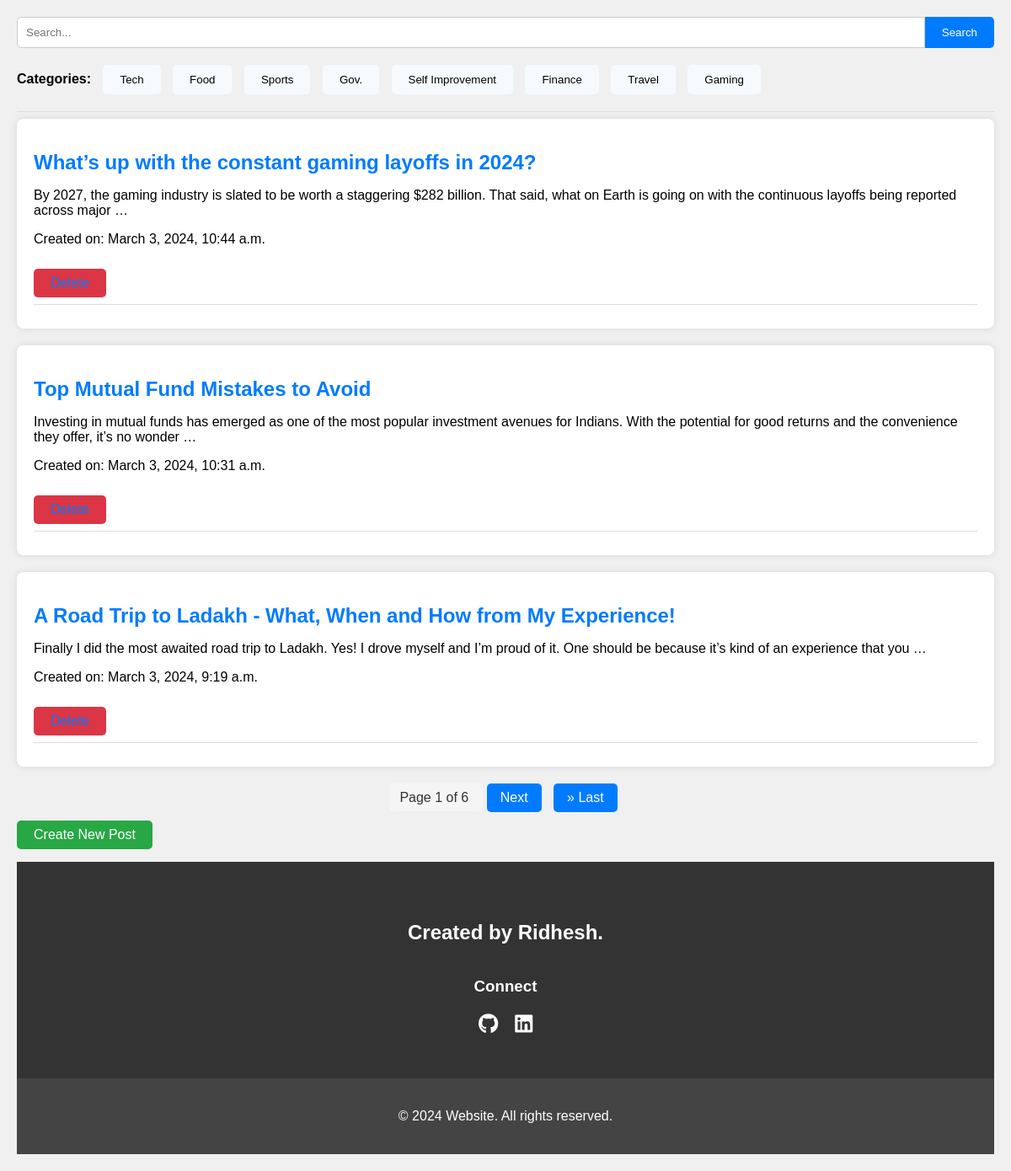
The page / on the database its author committed.
### app1/models.py (models this page shows, shortened)
class Category(models.Model):
    name = models.CharField(max_length=30)
    class Meta:
        verbose_name_plural="categories"

class Post(models.Model):
    title = models.CharField(max_length=500)
    body = models.TextField()
    created_on  = models.DateTimeField(auto_now_add=True)
    last_modified = models.DateTimeField(auto_now=True)
    category = models.ForeignKey(Category, on_delete=models.CASCADE)
    image = models.URLField(default='https://wmmedia.sgp1.cdn.digitaloceanspaces.com/blog.png')
    likes =  models.PositiveIntegerField(default=0)
    dislikes =  models.PositiveIntegerField(default=0)

### app1/views.py (the view)
# urls.py: path('',views.index,name='index'),
def index(request):
    posts = Post.objects.all().order_by("-created_on")
    paginator = Paginator(posts,3)
    page=request.GET.get('page')
    try:
        posts = paginator.page(page)
    except PageNotAnInteger:
        posts = paginator.page(1)
    except EmptyPage:
        posts = paginator.page(paginator.num_pages)
    categories = Category.objects.all()
    context ={"posts":posts,"categories": categories}
    return render(request,"app1/index.html",context)

### app1/templates/app1/index.html (shortened to what this page needs)
<!DOCTYPE html>
<html lang="en">
<head>
    <link rel="stylesheet" href="https://cdnjs.cloudflare.com/ajax/libs/font-awesome/6.0.0-beta3/css/all.min.css">
</head>
<body>
    <form action="{% url 'search' %}" method="GET" class="search-form">
        <input type="text" name="q" placeholder="Search..." class="search-input">
        <button type="submit" class="search-button">Search</button>
    </form>
    <ul class="categories">
        <li><strong>Categories:</strong></li>
        {% for category in categories %}
            <li><button class="btn"><a href="{% url 'category_posts' category.id %}"  style="color:#000000";>{{ category.name }}</a></button></li>
        {% endfor %}
    </ul>
    <hr>
    {% for post in posts %}
    <div class="post">
        <h2><a href="{% url 'details' post.id %}">{{ post.title }}</a></h2>
        <p>{{ post.body|truncatewords_html:30 }}</p>
        <p>Created on: {{ post.created_on|date:"F j, Y, g:i a" }}</p>
        <a href="{% url 'delete_post' post.id %}" class="action-link">Delete</a>
        <hr>
    </div>
    {% endfor %}
    <div class="pagination">
        <span class="pagination-link pagination-current">
            Page {{ posts.number }} of {{ posts.paginator.num_pages }}
        </span>
        {% if posts.has_next %}
            <a href="?page={{ posts.next_page_number }}" class="pagination-button">Next</a>
            <a href="?page={{ posts.paginator.num_pages }}" class="pagination-button">&raquo; Last</a>
        {% endif %}
    </div>
    <a href="{% url 'create_post' %}" class="action-link create-post-link">Create New Post</a>
    <div class="lower-div">
        <h2>Created by <b>Ridhesh.</b></h2>
        <h3>Connect</h3>
        <div class="social-icons">
            <a href="https://github.com/Ridhesh05" target="_blank"><i class="fab fa-github"></i></a>
            <a href="https://www.linkedin.com/in/ridhesh05/" target="_blank"><i class="fab fa-linkedin"></i></a>
        </div>
    </div>
    <footer style="background-color: #444; color: #fff; padding: 20px; text-align: center;">
        <p>&copy; 2024  Website. All rights reserved.</p>
    </footer>
</body>
</html>

### app1/templates/app1/index.html (style rules this page uses)
body { font-family: Arial, sans-serif; background-color: #f0f0f0; margin: 0; padding: 20px; }
.categories { margin-bottom: 20px; padding: 0; list-style: none; }
.categories li { display: inline-block; margin-right: 10px; }
.categories li a { text-decoration: none; color: #007bff; }
.post { background-color: #fff; border-radius: 8px; box-shadow: 0 0 10px rgba(0, 0, 0, 0.1); padding: 20px; margin-bottom: 20px; }
.post h2 { margin-top: 0; margin-bottom: 10px; color: #333; }
.post a { color: #007bff; text-decoration: none; }
hr { border: none; border-top: 1px solid #ddd; }
.btn { display: inline-block; padding: 10px 20px; background-color: #f5faff; color: #0056b3; border: none; border-radius: 5px; text-decoration: none; transition: background-color 0.3s ease; }
.btn a { color: #fff; text-decoration: none; }
.pagination { margin-top: 20px; text-align: center; }
.pagination-button { display: inline-block; padding: 8px 16px; margin: 0 5px; background-color: #007bff; color: #fff; text-decoration: none; border: none; border-radius: 5px; transition: background-color 0.3s ease; }
.pagination-current { background-color: #f5f5f5; color: #333; padding: 8px 12px; border-radius: 5px; }
.search-form { display: flex; margin-bottom: 20px; }
.search-input { flex: 1; padding: 10px; border: 1px solid #ccc; border-radius: 5px 0 0 5px; }
.search-button { padding: 10px 20px; background-color: #007bff; color: #fff; border: none; border-radius: 0 5px 5px 0; cursor: pointer; }
.action-link { display: inline-block; padding: 8px 20px; margin-top: 10px; background-color: #dc3545; color: #fff; text-decoration: none; border-radius: 5px; transition: background-color 0.3s ease; }
.create-post-link { background-color: #28a745; margin-bottom: 15px; }
.lower-div { background-color: #333; color: #fff; padding: 50px 20px; text-align: center; display: flex; flex-direction: column; align-items: center; }
.lower-div h3 { margin-bottom: 20px; }
.social-icons { display: flex; justify-content: center; align-items: center; }
.social-icons a { margin: 0 10px; color: #fff; text-decoration: none; font-size: 24px; }

### rows shown on the page
Category: name "Tech"
Category: name "Food"
Category: name "Sports"
Category: name "Gov."
Category: name "Self Improvement"
Category: name "Finance"
Category: name "Travel"
Category: name "Gaming"
Post: title "What’s up with the constant gaming layoffs in 2024?", body "By 2027, the gaming industry is slated to be worth a staggering $282 billion. That said, what on Earth is going on with the continuous layoffs being reported across major …", created_on "March 3, 2024, 10:44 a.m."
Post: title "Top Mutual Fund Mistakes to Avoid", body "Investing in mutual funds has emerged as one of the most popular investment avenues for Indians. With the potential for good returns and the convenience they offer, it’s no wonder …", created_on "March 3, 2024, 10:31 a.m."
Post: title "A Road Trip to Ladakh - What, When and How from My Experience!", body "Finally I did the most awaited road trip to Ladakh. Yes! I drove myself and I’m proud of it. One should be because it’s kind of an experience that you …", created_on "March 3, 2024, 9:19 a.m."

### other values the page prints
{{ posts.number }} "1"
{{ posts.paginator.num_pages }} "6"
